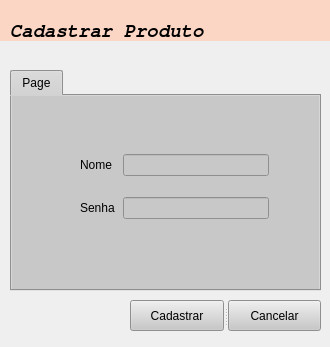
<?xml version="1.0" encoding="UTF-8"?>
<ui version="4.0">
 <class>Form</class>
 <widget class="QWidget" name="Form">
  <property name="geometry">
   <rect>
    <x>0</x>
    <y>0</y>
    <width>330</width>
    <height>347</height>
   </rect>
  </property>
  <property name="sizePolicy">
   <sizepolicy hsizetype="Fixed" vsizetype="Fixed">
    <horstretch>33</horstretch>
    <verstretch>0</verstretch>
   </sizepolicy>
  </property>
  <property name="minimumSize">
   <size>
    <width>330</width>
    <height>347</height>
   </size>
  </property>
  <property name="maximumSize">
   <size>
    <width>330</width>
    <height>347</height>
   </size>
  </property>
  <property name="focusPolicy">
   <enum>Qt::TabFocus</enum>
  </property>
  <property name="windowTitle">
   <string>Cadastrar Usuário</string>
  </property>
  <widget class="QLabel" name="label_3">
   <property name="geometry">
    <rect>
     <x>10</x>
     <y>20</y>
     <width>221</width>
     <height>21</height>
    </rect>
   </property>
   <property name="font">
    <font>
     <family>FreeMono</family>
     <pointsize>14</pointsize>
     <weight>75</weight>
     <italic>true</italic>
     <bold>true</bold>
    </font>
   </property>
   <property name="styleSheet">
    <string notr="true"/>
   </property>
   <property name="text">
    <string>Cadastrar Produto</string>
   </property>
  </widget>
  <widget class="QLabel" name="label">
   <property name="geometry">
    <rect>
     <x>170</x>
     <y>0</y>
     <width>161</width>
     <height>101</height>
    </rect>
   </property>
   <property name="styleSheet">
    <string notr="true">image: url(:/img/img/1455555019_users-9_icon-icons.com_53249.svg);</string>
   </property>
   <property name="text">
    <string/>
   </property>
  </widget>
  <widget class="QTabWidget" name="tabWidget">
   <property name="geometry">
    <rect>
     <x>10</x>
     <y>70</y>
     <width>311</width>
     <height>221</height>
    </rect>
   </property>
   <property name="styleSheet">
    <string notr="true">background: rgb(200, 200,200);</string>
   </property>
   <property name="currentIndex">
    <number>0</number>
   </property>
   <widget class="QWidget" name="tab">
    <attribute name="title">
     <string>Page</string>
    </attribute>
    <widget class="QWidget" name="layoutWidget">
     <property name="geometry">
      <rect>
       <x>60</x>
       <y>50</y>
       <width>201</width>
       <height>101</height>
      </rect>
     </property>
     <layout class="QFormLayout" name="formLayout">
      <property name="horizontalSpacing">
       <number>8</number>
      </property>
      <property name="verticalSpacing">
       <number>21</number>
      </property>
      <property name="leftMargin">
       <number>8</number>
      </property>
      <property name="topMargin">
       <number>8</number>
      </property>
      <property name="rightMargin">
       <number>4</number>
      </property>
      <property name="bottomMargin">
       <number>8</number>
      </property>
      <item row="0" column="0">
       <widget class="QLabel" name="label_2">
        <property name="text">
         <string>Nome</string>
        </property>
       </widget>
      </item>
      <item row="0" column="1">
       <widget class="QLineEdit" name="nome"/>
      </item>
      <item row="1" column="0">
       <widget class="QLabel" name="label_4">
        <property name="text">
         <string>Senha</string>
        </property>
       </widget>
      </item>
      <item row="1" column="1">
       <widget class="QLineEdit" name="senha"/>
      </item>
     </layout>
    </widget>
   </widget>
  </widget>
  <widget class="QSplitter" name="splitter">
   <property name="geometry">
    <rect>
     <x>130</x>
     <y>300</y>
     <width>191</width>
     <height>31</height>
    </rect>
   </property>
   <property name="orientation">
    <enum>Qt::Horizontal</enum>
   </property>
   <widget class="QPushButton" name="pushButton">
    <property name="styleSheet">
     <string notr="true">image: url(:/img/img/icons8-ok-filled.svg);
background-color:   rgb(200,200,200);</string>
    </property>
    <property name="text">
     <string>Cadastrar</string>
    </property>
    <property name="icon">
     <iconset resource="recursos.qrc">
      <normaloff>:/img/img/icons8-ok-filled.svg</normaloff>:/img/img/icons8-ok-filled.svg</iconset>
    </property>
   </widget>
   <widget class="QPushButton" name="pushButton_2">
    <property name="styleSheet">
     <string notr="true">background-color:   rgb(200,200,200);</string>
    </property>
    <property name="text">
     <string>Cancelar</string>
    </property>
    <property name="icon">
     <iconset resource="recursos.qrc">
      <normaloff>:/img/img/icons8-cancelar.svg</normaloff>:/img/img/icons8-cancelar.svg</iconset>
    </property>
   </widget>
  </widget>
  <widget class="QLabel" name="label_6">
   <property name="geometry">
    <rect>
     <x>0</x>
     <y>0</y>
     <width>658</width>
     <height>41</height>
    </rect>
   </property>
   <property name="styleSheet">
    <string notr="true">background-color:  rgba(255, 207, 183, 200);</string>
   </property>
   <property name="text">
    <string/>
   </property>
  </widget>
  <zorder>label_6</zorder>
  <zorder>label</zorder>
  <zorder>label_3</zorder>
  <zorder>tabWidget</zorder>
  <zorder>splitter</zorder>
 </widget>
 <tabstops>
  <tabstop>pushButton</tabstop>
  <tabstop>pushButton_2</tabstop>
  <tabstop>tabWidget</tabstop>
 </tabstops>
 <resources>
  <include location="recursos.qrc"/>
 </resources>
 <connections/>
</ui>
